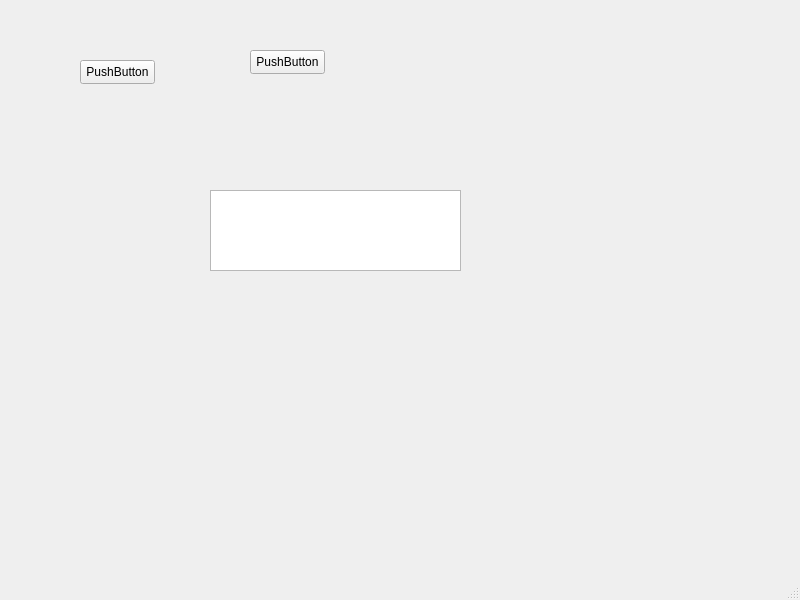
<?xml version="1.0" encoding="UTF-8"?>
<ui version="4.0">
 <class>MainWindow</class>
 <widget class="QMainWindow" name="MainWindow">
  <property name="geometry">
   <rect>
    <x>0</x>
    <y>0</y>
    <width>800</width>
    <height>600</height>
   </rect>
  </property>
  <property name="windowTitle">
   <string>MainWindow</string>
  </property>
  <widget class="QWidget" name="centralwidget">
   <widget class="QPushButton" name="pushButton">
    <property name="geometry">
     <rect>
      <x>80</x>
      <y>60</y>
      <width>75</width>
      <height>24</height>
     </rect>
    </property>
    <property name="text">
     <string>PushButton</string>
    </property>
   </widget>
   <widget class="QPushButton" name="pushButton_2">
    <property name="geometry">
     <rect>
      <x>250</x>
      <y>50</y>
      <width>75</width>
      <height>24</height>
     </rect>
    </property>
    <property name="text">
     <string>PushButton</string>
    </property>
   </widget>
   <widget class="QTextEdit" name="textEdit">
    <property name="geometry">
     <rect>
      <x>210</x>
      <y>190</y>
      <width>251</width>
      <height>81</height>
     </rect>
    </property>
   </widget>
  </widget>
  <widget class="QMenuBar" name="menubar">
   <property name="geometry">
    <rect>
     <x>0</x>
     <y>0</y>
     <width>800</width>
     <height>22</height>
    </rect>
   </property>
  </widget>
  <widget class="QStatusBar" name="statusbar"/>
 </widget>
 <resources/>
 <connections/>
</ui>
